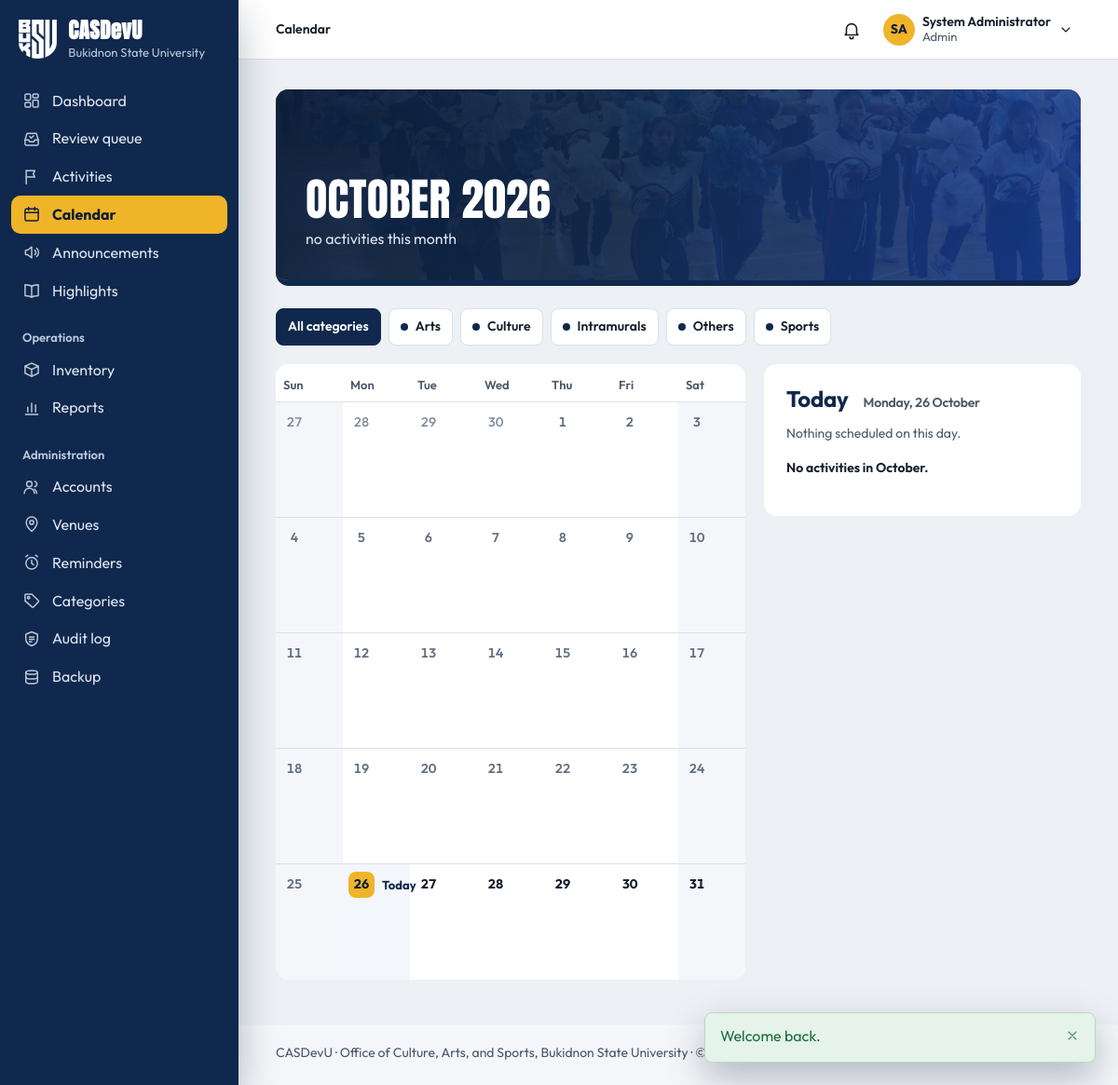
The page /activities/calendar.php (signed in) on the database its author committed.
### tables this page shows
CREATE TABLE settings (
    setting_key     VARCHAR(80) PRIMARY KEY,
    setting_value   TEXT NULL,
    description     VARCHAR(255) NULL,
    updated_at      TIMESTAMP NOT NULL DEFAULT CURRENT_TIMESTAMP
                        ON UPDATE CURRENT_TIMESTAMP
);

CREATE TABLE users (
    user_id         INT UNSIGNED AUTO_INCREMENT PRIMARY KEY,
    role_id         TINYINT UNSIGNED NOT NULL,

     
    email           VARCHAR(150) NOT NULL UNIQUE,    
    password_hash   VARCHAR(255) NOT NULL,           
     
    student_number  VARCHAR(30)  NULL UNIQUE,        
    first_name      VARCHAR(80)  NOT NULL,
    middle_name     VARCHAR(80)  NULL,
    last_name       VARCHAR(80)  NOT NULL,
    sex             ENUM('male','female','other') NULL,
    birth_date      DATE         NULL,
    contact_number  VARCHAR(30)  NULL,
    photo_path      VARCHAR(255) NULL,
    id_front_path   VARCHAR(255) NULL,               
    id_back_path    VARCHAR(255) NULL,               

     
    course_id       INT UNSIGNED     NULL,
    year_level_id   TINYINT UNSIGNED NULL,
    section         VARCHAR(20)      NULL,
     
    connection_note VARCHAR(500)     NULL,

     
    status          ENUM('pending','active','inactive','suspended')
                        NOT NULL DEFAULT 'pending',
    last_login_at   DATETIME NULL,
    created_at      TIMESTAMP NOT NULL DEFAULT CURRENT_TIMESTAMP,
    updated_at      TIMESTAMP NOT NULL DEFAULT CURRENT_TIMESTAMP
                        ON UPDATE CURRENT_TIMESTAMP,

    CONSTRAINT fk_users_role       FOREIGN KEY (role_id)       REFERENCES roles(role_id),
    CONSTRAINT fk_users_course     FOREIGN KEY (course_id)     REFERENCES courses(course_id)
                                       ON DELETE SET NULL,
    CONSTRAINT fk_users_year_level FOREIGN KEY (year_level_id) REFERENCES year_levels(year_level_id)
                                       ON DELETE SET NULL,

    INDEX idx_users_role   (role_id),
    INDEX idx_users_status (status),
    INDEX idx_users_name   (last_name, first_name)
);

CREATE TABLE activity_categories (
    category_id     INT UNSIGNED AUTO_INCREMENT PRIMARY KEY,
    name            VARCHAR(80)  NOT NULL UNIQUE,    
    description     VARCHAR(255) NULL,
    color_hex       CHAR(7)      NULL,               
    is_active       TINYINT(1)   NOT NULL DEFAULT 1
);

### public/activities/calendar.php (the view, shortened to what the rows shown need)
<?php
require_once __DIR__ . '/../../includes/bootstrap.php';
require_login();
$year  = (int) (get('year')  ?: date('Y'));
$month = (int) (get('month') ?: date('n'));
$firstDay    = sprintf('%04d-%02d-01', $year, $month);
$daysInMonth = (int) date('t', strtotime($firstDay));
$lastDay     = sprintf('%04d-%02d-%02d', $year, $month, $daysInMonth);
$monthName   = date('F', strtotime($firstDay));
$monthLabel  = date('F Y', strtotime($firstDay));
$today       = date('Y-m-d');
$isThisMonth = date('Y-n') === $year . '-' . $month;
$selectedDay = (int) get('day');
if ($selectedDay < 1 || $selectedDay > $daysInMonth) {
    $selectedDay = $isThisMonth ? (int) date('j') : 0;
}
$categories = fetch_all('SELECT category_id, name, color_hex FROM activity_categories WHERE is_active = 1 ORDER BY name');
$categoryIn = get('category');
$categoryIn = $categoryIn !== '' && ctype_digit($categoryIn) ? $categoryIn : '';
$isStudent = current_role() === 'student';
$conditions = [];
$params     = [];
$mineJoin   = $isStudent ? 'LEFT JOIN registrations mr ON mr.activity_id = a.activity_id AND mr.user_id = ?' : '';
$mineSelect = $isStudent ? 'mr.status AS my_status' : 'NULL AS my_status';
$mineParams = $isStudent ? [(int) current_user_id()] : [];
$activities = fetch_all(
    "SELECT a.activity_id, a.title, a.start_at, a.end_at, a.status,
            c.name AS category, c.color_hex, v.name AS venue, $mineSelect
       FROM activities a
       JOIN activity_categories c ON c.category_id = a.category_id
       LEFT JOIN venues v         ON v.venue_id    = a.venue_id
       $mineJoin
      WHERE a.start_at <= ? AND a.end_at >= ?"
       . ($conditions === [] ? '' : ' AND ' . implode(' AND ', $conditions)) . "
      ORDER BY a.start_at, a.title",
    array_merge($mineParams, [$lastDay . ' 23:59:59', $firstDay . ' 00:00:00'], $params)
);
$invitationCount = 0;
$focusDate  = $selectedDay > 0 ? sprintf('%04d-%02d-%02d', $year, $month, $selectedDay) : null;
function calendar_link(int $year, int $month, int $day = 0, ?string $category = null): string
{
    $query = array_filter([
        'year' => $year, 'month' => $month, 'day' => $day ?: null,
        'category' => $category ?? get('category'),
    ], static fn($v): bool => $v !== '' && $v !== null);
    return url('activities/calendar.php?' . http_build_query($query));
}
function calendar_counts(int $activities, int $invitations): string
{
    $parts = [];
    return $parts === [] ? 'no activities' : implode(', ', $parts);
}
require __DIR__ . '/../../includes/layout/header.php';
?>
<div class="page-head photo-band"<?= photo_band_style('cheerdance') ?>>
    <div>
        <h1><?= e($monthLabel) ?></h1>
    </div>
</div>
<nav class="cal-filter" aria-label="Show one category">
    <a class="cal-filter-chip" href="<?= e(calendar_link($year, $month, 0, '')) ?>"<?= $categoryIn === '' ? ' aria-current="true"' : '' ?>>All categories</a>
    <?php foreach ($categories as $category): ?>
        <?php $isActive = $categoryIn === (string) $category['category_id']; ?>
        <a class="cal-filter-chip" style="--cat: <?= e($category['color_hex'] ?: 'var(--navy)') ?>"
           href="<?= e(calendar_link($year, $month, 0, $isActive ? '' : (string) $category['category_id'])) ?>"<?= $isActive ? ' aria-current="true"' : '' ?>>
            <span class="cal-dot" aria-hidden="true"></span><?= e($category['name']) ?>
        </a>
    <?php endforeach; ?>
</nav>
<div class="cal-layout">
    <section class="card cal-card" aria-label="<?= e($monthLabel) ?>">
        <table class="calendar">
            <thead>
                <tr>
                    <?php foreach (['Sunday', 'Monday', 'Tuesday', 'Wednesday', 'Thursday', 'Friday', 'Saturday'] as $dayName): ?>
                        <th scope="col"><abbr title="<?= $dayName ?>"><?= substr($dayName, 0, 3) ?></abbr></th>
                    <?php endforeach; ?>
                </tr>
            </thead>
        </table>
    </section>
    <aside class="card cal-panel" aria-labelledby="cal-panel-title">
        <?php if ($focusDate !== null): ?>
            <h2 id="cal-panel-title" class="cal-panel-title">
                <?= $focusDate === $today ? 'Today' : e(date('l', strtotime($focusDate))) ?>
                <span><?= e(date($focusDate === $today ? 'l, j F' : 'j F', strtotime($focusDate))) ?></span>
            </h2>
        <?php else: ?>
            <h2 id="cal-panel-title" class="cal-panel-title"><?= e($monthName) ?> <span><?= e(calendar_counts(count($activities), $invitationCount)) ?></span></h2>
        <?php endif; ?>
    </aside>
</div>
<?php require __DIR__ . '/../../includes/layout/footer.php'; ?>

### includes/layout/header.php (shortened to what the rows shown need)
<?php
$user         = current_user();
$role         = current_role();
$unreadCount  = $user ? unread_essential_count((int) $user['user_id']) : 0;
$attentionItems = $user ? attention_items() : [];
$reviewCount  = $user && can_review() ? review_counts()['total'] : 0;
$currentFile  = basename($_SERVER['SCRIPT_NAME']);
$currentDir   = basename(dirname($_SERVER['SCRIPT_NAME']));
$isStudent    = $role === 'student';
$navSection = match (true) {
    in_array($currentDir, ['public', ''], true) && $currentFile === 'index.php'   => 'dashboard',
    in_array($currentDir, ['public', ''], true) && $currentFile === 'review.php'  => 'review',
    $currentFile === 'notifications.php'                        => 'notifications',
    $currentFile === 'profile.php'                              => 'profile',
    $currentFile === 'settings.php'                             => 'settings',
    $currentFile === 'calendar.php'                             => 'calendar',
    $currentDir === 'activities'                                => 'activities',
    $currentDir === 'announcements'                             => 'announcements',
    $currentDir === 'highlights'                                => 'highlights',
    $currentDir === 'inventory' && $isStudent && in_array($currentFile, ['reservations.php', 'borrow.php'], true) => 'borrow-requests',
    $currentDir === 'inventory'                                 => 'inventory',
    $currentDir === 'reports'                                   => 'reports',
    $currentDir === 'admin'                                     => pathinfo($currentFile, PATHINFO_FILENAME),
    $currentDir === 'requirements' && $isStudent                => 'my-requirements',
    $currentDir === 'participation' && $isStudent               => 'my-activities',
    $currentDir === 'participation' || $currentDir === 'requirements' => 'activities',
    default                                                     => '',
};
$sections = [
    'dashboard'       => ['Dashboard', 'index.php'],
    'review'          => ['Review queue', 'review.php'],
    'notifications'   => ['Notifications', 'notifications.php'],
    'profile'         => ['My profile', 'profile.php'],
    'settings'        => ['Settings', 'settings.php'],
    'calendar'        => ['Calendar', 'activities/calendar.php'],
    'activities'      => ['Activities', 'activities/index.php'],
    'announcements'   => ['Announcements', 'announcements/index.php'],
    'highlights'      => ['Highlights', 'highlights/index.php'],
    'inventory'       => [$isStudent ? 'Costumes & equipment' : 'Inventory', 'inventory/index.php'],
    'reports'         => ['Reports', 'reports/index.php'],
    'my-activities'   => ['My activities', 'participation/my-activities.php'],
    'my-requirements' => ['My requirements', 'requirements/mine.php'],
    'borrow-requests' => ['My borrow requests', 'inventory/reservations.php'],
    'users'           => ['Accounts', 'admin/users.php'],
    'venues'          => ['Venues', 'admin/venues.php'],
    'reminders'       => ['Reminders', 'admin/reminders.php'],
    'categories'      => ['Categories', 'admin/categories.php'],
    'audit'           => ['Audit log', 'admin/audit.php'],
    'backup'          => ['Backup', 'admin/backup.php'],
];
function nav_link(string $section, string $href, string $label, string $navSection, int $count = 0, string $countLabel = 'waiting'): string
{
    $current = $section === $navSection ? ' aria-current="page"' : '';
    $badge   = $count > 0
        ? '<span class="nav-count" aria-label="' . $count . ' ' . e($countLabel) . '">' . ($count > 99 ? '99+' : $count) . '</span>'
        : '';
    return '<a class="nav-link" href="' . e(url($href)) . '"' . $current . '>'
         . icon($section === 'inventory' && current_role() === 'student' ? 'equipment' : $section, 'nav-icon')
         . '<span class="nav-label">' . e($label) . '</span>' . $badge . '</a>';
}
$initials = $user
    ? strtoupper(mb_substr((string) $user['first_name'], 0, 1) . mb_substr((string) $user['last_name'], 0, 1))
    : '';
?>
<!DOCTYPE html>
<html lang="en">
<head>
    <link rel="stylesheet" href="<?= asset('css/style.css') ?>">
</head>
<body>
<div class="app<?= $user ? '' : ' app-public' ?>">
<?php if ($user): ?>
    <aside class="sidebar" id="sidebar" aria-label="Main navigation">
        <div class="sidebar-brand">
            <a class="brand" href="<?= url('index.php') ?>">
                <img class="brand-logo" src="<?= asset('img/buksu-logo-white.png') ?>" alt="" width="126" height="128">
                <span class="brand-text">
                    <span class="brand-mark"><?= e(APP_NAME) ?></span>
                    <span class="brand-sub"><?= e(university_name()) ?></span>
                </span>
            </a>
        </div>
        <nav class="sidebar-nav" aria-label="Sections">
            <div class="nav-group">
                <?= nav_link('dashboard', 'index.php', 'Dashboard', $navSection) ?>
                <?php if ($isStudent): ?>
                    <?= nav_link('my-activities', 'participation/my-activities.php', 'My activities', $navSection) ?>
                    <?= nav_link('my-requirements', 'requirements/mine.php', 'My requirements', $navSection) ?>
                <?php elseif (can_review()): ?>
                    <?= nav_link('review', 'review.php', 'Review queue', $navSection, $reviewCount, 'waiting for review') ?>
                <?php endif; ?>
                <?= nav_link('activities', 'activities/index.php', 'Activities', $navSection) ?>
                <?= nav_link('calendar', 'activities/calendar.php', 'Calendar', $navSection) ?>
                <?= nav_link('announcements', 'announcements/index.php', 'Announcements', $navSection) ?>
                <?= nav_link('highlights', 'highlights/index.php', 'Highlights', $navSection) ?>
            </div>
            <?php if (has_role('staff', 'admin', 'coordinator')): ?>
                <div class="nav-group">
                    <p class="nav-group-title">Operations</p>
                    <?= nav_link('inventory', 'inventory/index.php', 'Inventory', $navSection) ?>
                    <?= nav_link('reports', 'reports/index.php', 'Reports', $navSection) ?>
                </div>
            <?php endif; ?>
            <?php if (has_role('staff', 'admin')): ?>
                <div class="nav-group">
                    <p class="nav-group-title">Administration</p>
                    <?= nav_link('users', 'admin/users.php', 'Accounts', $navSection) ?>
                    <?= nav_link('venues', 'admin/venues.php', 'Venues', $navSection) ?>
                    <?= nav_link('reminders', 'admin/reminders.php', 'Reminders', $navSection) ?>
                    <?php if (has_role('admin')): ?>
                        <?= nav_link('categories', 'admin/categories.php', 'Categories', $navSection) ?>
                        <?= nav_link('audit', 'admin/audit.php', 'Audit log', $navSection) ?>
                        <?= nav_link('backup', 'admin/backup.php', 'Backup', $navSection) ?>
                    <?php endif; ?>
                </div>
            <?php endif; ?>
        </nav>
    </aside>
<?php endif; ?>
<div class="main">
<?php if ($user): ?>
    <?php
    [$sectionLabel, $sectionHref] = $sections[$navSection] ?? ['', ''];
    $pageLabel  = (string) ($pageTitle ?? '');
    $isSectionHome = $sectionHref !== '' && str_ends_with($_SERVER['SCRIPT_NAME'], '/' . $sectionHref);
    ?>
    <header class="topbar">
        <nav class="breadcrumb" aria-label="Breadcrumb">
            <ol>
                <?php if ($sectionLabel !== '' && !$isSectionHome): ?>
                    <li><a href="<?= url($sectionHref) ?>"><?= e($sectionLabel) ?></a></li>
                    <li aria-current="page"><?= e($pageLabel) ?></li>
                <?php else: ?>
                    <li aria-current="page"><?= e($sectionLabel !== '' ? $sectionLabel : $pageLabel) ?></li>
                <?php endif; ?>
            </ol>
        </nav>
        <div class="topbar-actions">
            <?php require __DIR__ . '/notifications-menu.php'; ?>
            <details class="account-menu" data-menu>
                <summary class="account-trigger" aria-label="Account menu for <?= e(full_name($user)) ?>">
                    <?php if ($userPhotoUrl = user_photo_url($user)): ?>
                        <img class="account-initials" src="<?= e($userPhotoUrl) ?>" alt="" width="34" height="34">
                    <?php else: ?>
                        <span class="account-initials" aria-hidden="true"><?= e($initials) ?></span>
                    <?php endif; ?>
                    <span class="account-text">
                        <span class="account-name"><?= e(full_name($user)) ?></span>
                        <span class="account-role"><?= e(ucfirst((string) $role)) ?></span>
                    </span>
                    <?= icon('chevron-down', 'icon account-chevron') ?>
                </summary>
            </details>
        </div>
    </header>
<?php endif; ?>
<main class="page" id="main" tabindex="-1">

### includes/layout/footer.php
</main>
<footer class="footer">
    <p><?= e(APP_NAME) ?> · <?= e(office_name()) ?>, <?= e(university_name()) ?> · &copy; <?= date('Y') ?></p>
</footer>
</div>
</div>
</body>
</html>

### rows shown on the page
settings: setting_value "Bukidnon State University"
users: initials "SA", full_name($user) "System Administrator"
activity_categories: name "Arts"
activity_categories: name "Culture"
activity_categories: name "Intramurals"
activity_categories: name "Others"
activity_categories: name "Sports"
settings: setting_value "Office of Culture, Arts, and Sports"

### other values the page prints
APP_NAME "CASDevU"
$label "Dashboard Review queue Activities Calendar Announcements Highlights Inventory Reports Accounts Venues Reminders Categories Audit log Backup"
$sectionLabel !== '' ? $sectionLabel : $pageLabel "Calendar"
$role "Admin"
$flashMessage['message'] "Welcome back."
$monthLabel "OCTOBER 2026"
calendar_counts(count($activities), $invitationCount) "no activities"
substr($dayName, 0, 3) "Sun"
substr($dayName, 0, 3) "Mon"
substr($dayName, 0, 3) "Tue"
substr($dayName, 0, 3) "Wed"
substr($dayName, 0, 3) "Thu"
substr($dayName, 0, 3) "Fri"
substr($dayName, 0, 3) "Sat"
$dayNumber "27"
